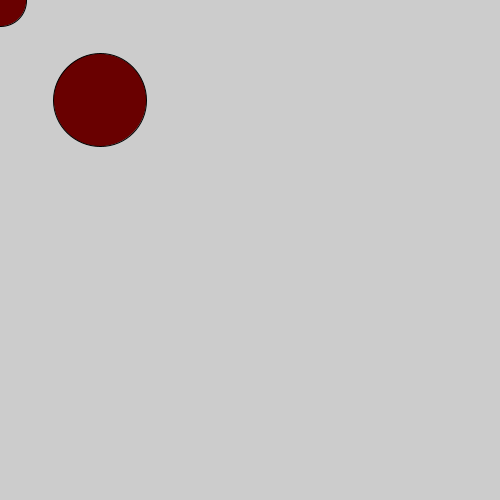
Frame 1 (no input)
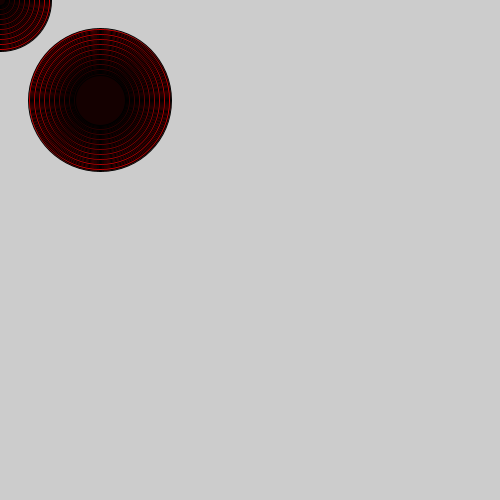
Frame 60 (the mouse pressed at the canvas centre just before this capture)
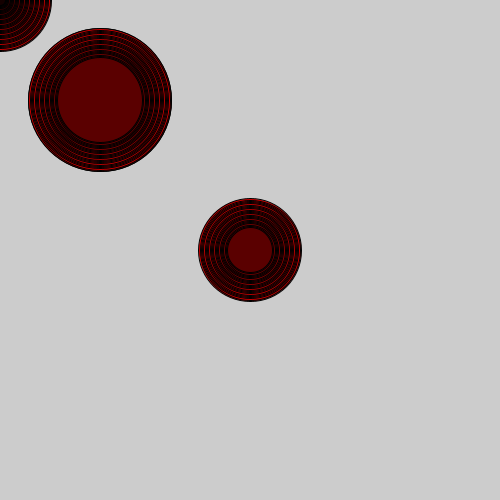
Frame 120 (the mouse held since frame 60 and released just before this capture)

The Processing sketch that drew these frames (run headless with seeded random() and noise(); from frame 60 on, the mouse is pressed at the canvas centre):

// Processing sketch: condicional_y_animacion
// ── condicional_y_animacion.pde
float maxTam;
float minTam;
float dir;
float tam;
float vel;

void setup() {
  size(500, 500);
  minTam = 10;
  maxTam = 100;
  tam = 50;
  dir = 1;
  vel = 2.5;
}

void draw() {
  //background(50);

  //condicional
  if (tam>maxTam) {
    dir = dir * -1;
  }
  if (tam<minTam) {
    dir = dir * -1;
  }
  
  //algoritmo para animar
  //esto dice: en cada cuadro, sumale* una cierta cantidad('vel'), y multiplica por la direccion
  //*Como la direccion es 1 o -1, es basicamente sumar o restar
  tam += vel * dir;
  
  //solo al final dibujamos
  fill(tam*2, 0, 0);
  ellipse(mouseX, mouseY, tam, tam);
  ellipse(100, 100, tam+40, tam+40); //como 'tam' es una variable, podemos sumarle al tamaño de la elipse
}
